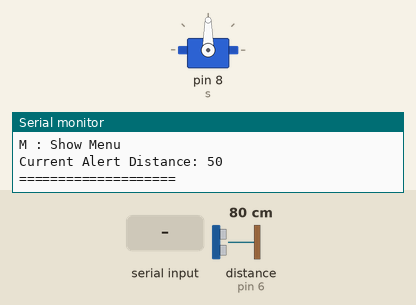
This sketch was run on a simulated Arduino Uno, built with avr-gcc and run on an emulated ATmega328P. On the bench: servo, the last lines printed to the serial monitor. The inputs (shaded band) are chosen by the test bench; at power-on: distance to the obstacle (sensor on pin 6) 80 cm. The echo pulse lasts 58.3 µs per cm.

Above: at 1.3 s.
1.4 s: "1" received over Serial
At 1.59 s:
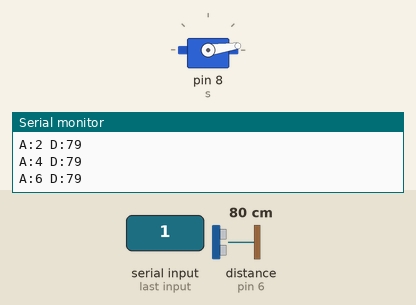
4.4 s: distance to the obstacle (sensor on pin 6) set to 2 cm
At 5.39 s:
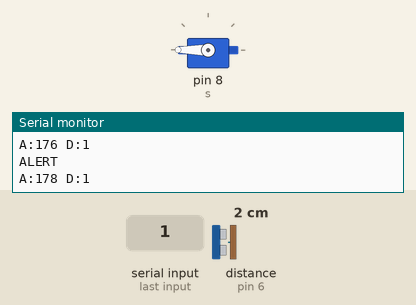
7.4 s: distance to the obstacle (sensor on pin 6) set to 9 cm
At 7.57 s:
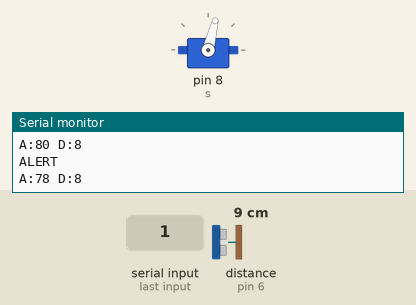
10.4 s: distance to the obstacle (sensor on pin 6) set to 250 cm
Timing chart, 0 to 14.4 s (numbered marks = the images above; inputs shaded):
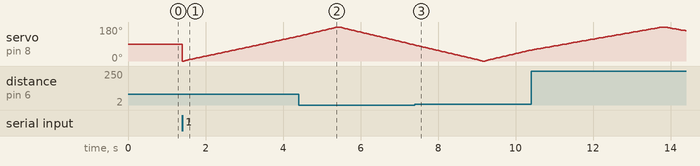

Measured:
- by itself, servo on pin 8 (s): rises from 58° to 180° in 3.3 s, then falls to 160° in 0.61 s

The sketch:

air_intrusion_detection.ino
```cpp
#include <Servo.h>

Servo s;
const int trigPin = 7;
const int echoPin = 6;

int alertDistance = 50;
bool sweeping = false;
int fixedAngle = 90;

void setup() {
  s.attach(8);
  pinMode(trigPin, OUTPUT);
  pinMode(echoPin, INPUT);
  Serial.begin(9600);
  showMenu();
}

long readDistanceCM() {
  digitalWrite(trigPin, LOW);
  delayMicroseconds(2);
  digitalWrite(trigPin, HIGH);
  delayMicroseconds(10);
  digitalWrite(trigPin, LOW);

  long duration = pulseIn(echoPin, HIGH, 30000);
  if (duration == 0) return -1;

  long distance = duration * 0.034 / 2;
  return distance;
}

void showMenu() {
  Serial.println(F("\n===================="));
  Serial.println(F("       MAIN MENU        "));
  Serial.println(F("===================="));
  Serial.println(F("1 : Start Sweep"));
  Serial.println(F("2 : Stop Sweep"));
  Serial.println(F("3 : Check Angle / Distance"));
  Serial.println(F("4 : Change Alert Distance"));
  Serial.println(F("M : Show Menu"));
  Serial.print(F("Current Alert Distance: "));
  Serial.println(alertDistance);
  Serial.println(F("====================\n"));
}

void loop() {

  if (Serial.available() > 0) {
    char input = Serial.read();
    input = toupper(input);

    switch (input) {
      case '1':
        sweeping = true;
        Serial.println(F("Sweep Started"));
        break;

      case '2':
        sweeping = false;
        Serial.println(F("Sweep Stopped"));
        break;

      case '3':
        Serial.println(F("Enter angle 0-180: "));
        while (!Serial.available());
        fixedAngle = Serial.parseInt();

        if (fixedAngle >= 0 && fixedAngle <= 180) {
          s.write(fixedAngle);
          long dist = readDistanceCM();
          Serial.print(F("Angle: "));
          Serial.print(fixedAngle);
          Serial.print(F(" | Distance: "));
          if (dist != -1) Serial.println(dist);
          else Serial.println(F("Out of range"));

          if (dist != -1 && dist <= alertDistance)
            Serial.println(F("!! ALERT: Object Near !!"));

        } else {
          Serial.println(F("Invalid angle!"));
        }
        break;

      case '4':
        Serial.println(F("Enter new alert distance: "));
        while (!Serial.available());
        alertDistance = Serial.parseInt();
        Serial.print(F("Alert distance set to: "));
        Serial.println(alertDistance);
        break;

      case 'M':
        showMenu();
        break;

      default:
        Serial.println(F("Invalid option! Press M for Menu"));
    }
  }

  if (sweeping) {
    for (int pos = 0; pos <= 180 && sweeping; pos += 2) {
      s.write(pos);
      delay(40);
      displayDistance(pos);
    }

    for (int pos = 180; pos >= 0 && sweeping; pos -= 2) {
      s.write(pos);
      delay(40);
      displayDistance(pos);
    }
  }
}

void displayDistance(int angle) {
  long dist = readDistanceCM();
  Serial.print(F("A:"));
  Serial.print(angle);
  Serial.print(F(" D:"));

  if (dist != -1) {
    Serial.println(dist);
    if (dist <= alertDistance)
      Serial.println(F("ALERT"));
  } else {
    Serial.println(F("OUT"));
  }
}
```
